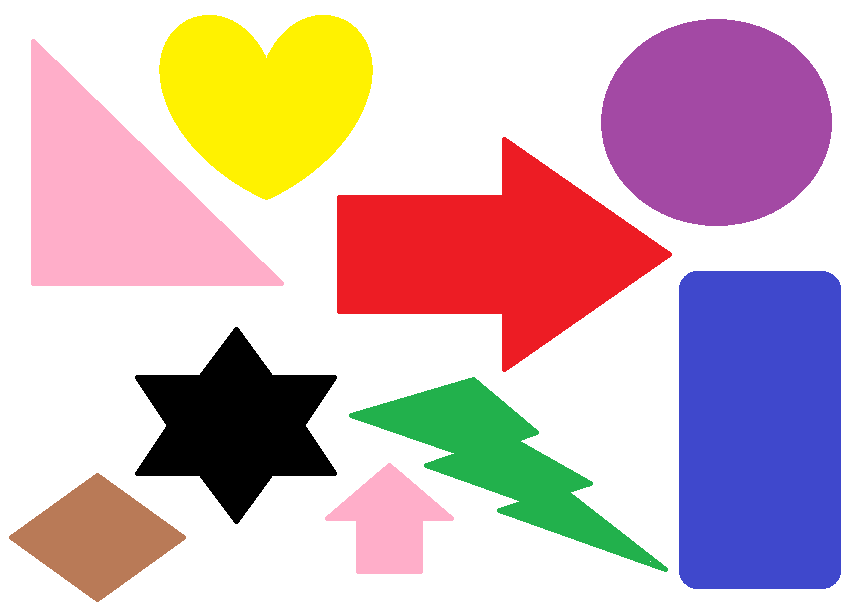
#> input picture TUGAS 1 - DETEKSI WARNA/BLACK/black01.png, 856 x 616 px; its folder holds 3 pictures in this run
$ python 'Black Detected.py'
#> lines starting #> are read from the running program, lines starting #| are printed output that depends on the picture; after the words box and inside, x2 and y2 are one past the last pixel; in counts of white or black regions, pixels touching at a corner belong together
import cv2
import numpy as np

for i in range(1, 4):
    img = cv2.imread('black0' + str(i) + '.png', 1)
#> img is the input picture: shape (616, 856, 3); mean B, G, R 189.1, 184.4, 209.2

    hsv = cv2.cvtColor(img, cv2.COLOR_BGR2HSV)
#> hsv: shape (616, 856, 3); mean H, S, V 52.7, 74.1, 227.8

    lower_api0 = np.array([0, 0, 0])
    upper_api0 = np.array([10, 20, 20])
    mask1 = cv2.inRange(hsv, lower_api0, upper_api0)
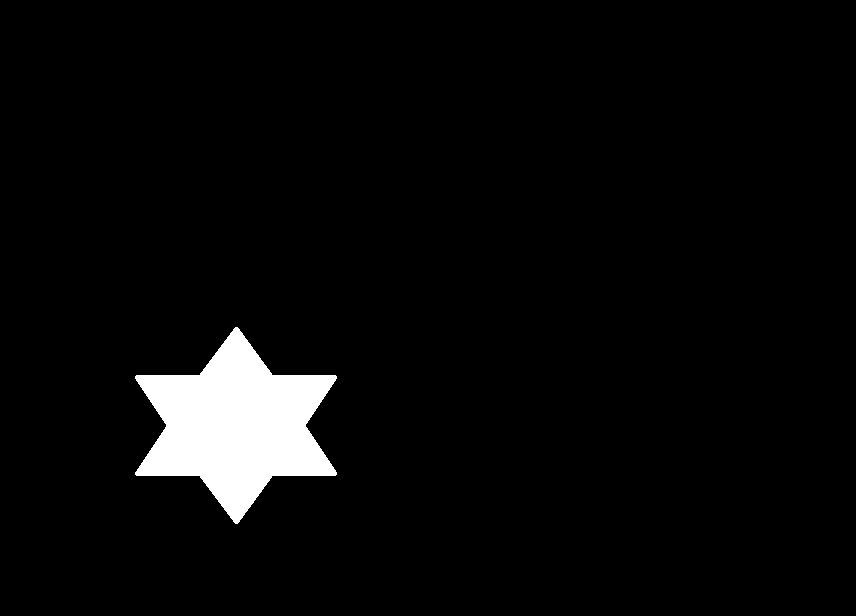
#> mask1: shape (616, 856); 4% white; 1 white region, box (x1, y1, x2, y2) and area: (135, 327, 337, 524) 21091

    mask = mask1

    new_img = cv2.bitwise_and(img, img, mask=mask)
#> new_img: shape (616, 856, 3); every value is 0

    # cv2.imshow("hasil" + str(i) + ".png", new_img)
    cv2.imshow('mask',mask)
    cv2.imshow('image', img)

    # menunggu tombol key ditekan
    cv2.waitKey(0)
    cv2.destroyAllWindows()
#> pass 2 of the loop `for i in range(1, 4):`:
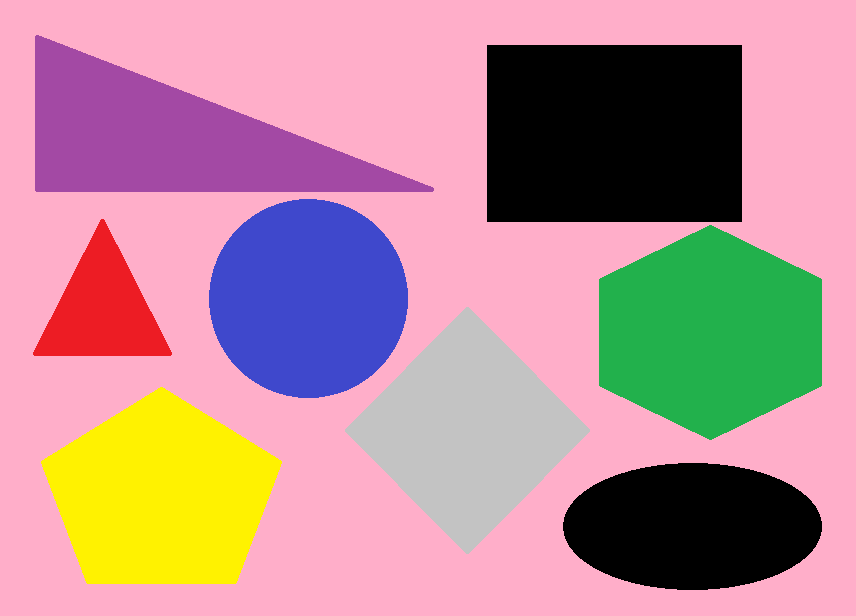
#> input picture TUGAS 1 - DETEKSI WARNA/BLACK/black02.png, 856 x 616 px
#> img is the input picture: shape (616, 856, 3); mean B, G, R 147.2, 141.3, 184.8
#> hsv: shape (616, 856, 3); mean H, S, V 117.3, 96.8, 202.9
#> `mask1 = cv2.inRange(hsv, lower_api0, upper_api0)`:
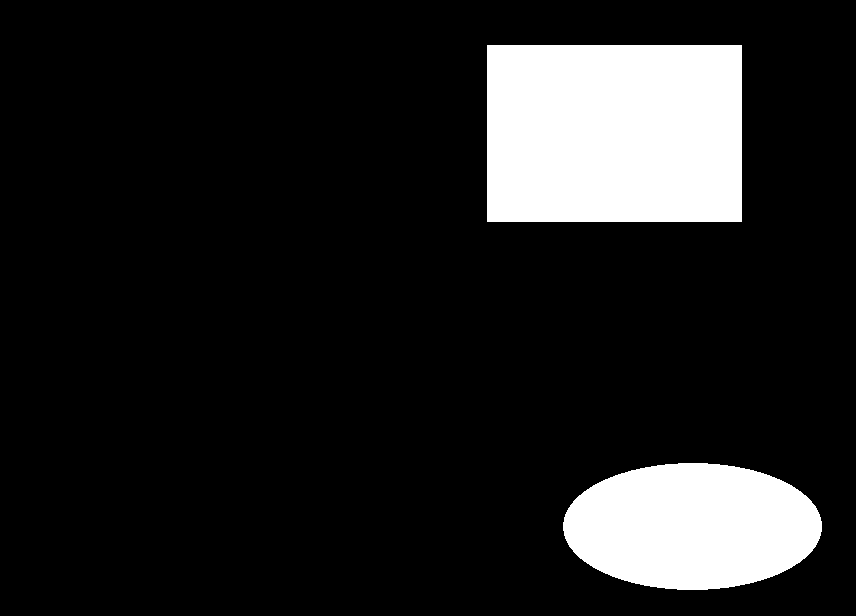
#> mask1: shape (616, 856); 13.5% white; 2 white regions, box (x1, y1, x2, y2) and area: (487, 45, 742, 222) 45135, (563, 463, 822, 590) 25859
#> pass 3 of the loop `for i in range(1, 4):`:
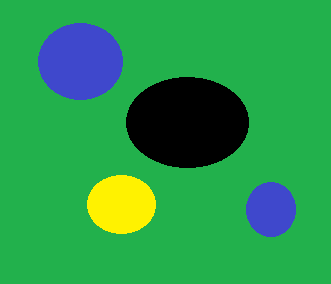
#> input picture TUGAS 1 - DETEKSI WARNA/BLACK/black03.png, 331 x 284 px
#> img is the input picture: shape (284, 331, 3); mean B, G, R 76.2, 154.5, 40.6
#> hsv: shape (284, 331, 3); mean H, S, V 65, 186.1, 165.2
#> `mask1 = cv2.inRange(hsv, lower_api0, upper_api0)`:
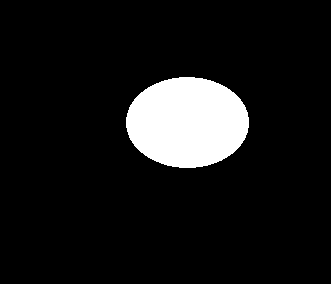
#> mask1: shape (284, 331); 9.3% white; 1 white region, box (x1, y1, x2, y2) and area: (126, 77, 249, 168) 8787
#> new_img: shape (284, 331, 3); every value is 0
